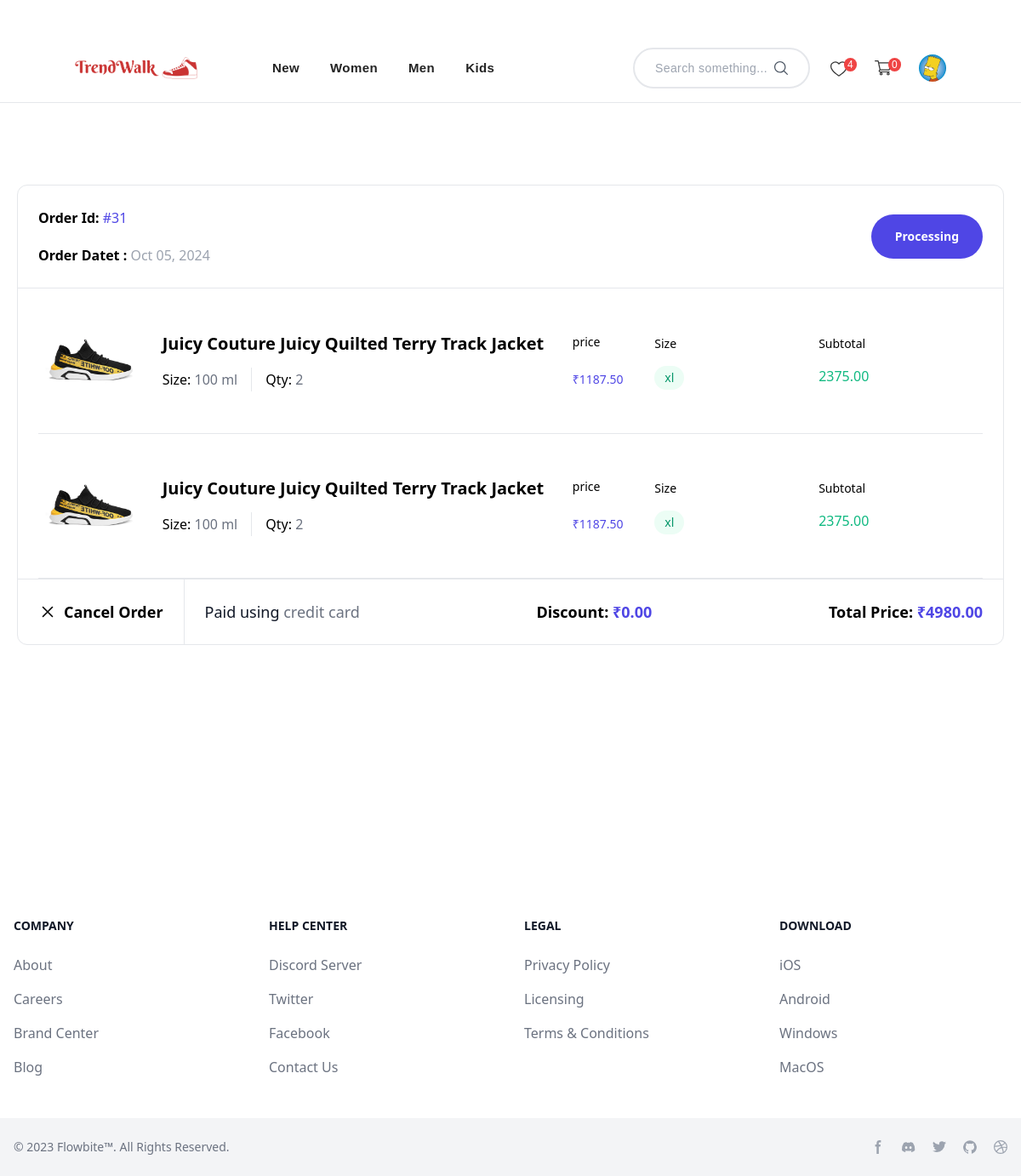
Screenshot of /orders/order-view/31 (signed in) with the database file from the repository.
### category/models.py (models this page shows, shortened)
class MainCategory(models.Model):
    name = models.CharField(max_length=100)
    description = models.TextField(blank=True, null=True)
    slug = models.SlugField(unique=True)

### accounts/models.py (models this page shows, shortened)
class Profile(models.Model):
    user = models.OneToOneField(User, on_delete=models.CASCADE)
    image = models.ImageField(upload_to='avatars/', null=True, blank=True)
    pickup_name = models.CharField(max_length=50, null=True, blank=True)
    phone = models.CharField(max_length=10, null=True, blank=True)
    country = models.CharField(max_length=30, null=True, blank=True)
    city = models.CharField(max_length=30, null=True, blank=True)
    delivery_address = models.TextField( null=True, blank=True)
    company_name = models.CharField(max_length=50, null=True, blank=True)
    email = models.EmailField()
    @property
    def avatar(self):
        try:
            avatar = self.image.url
        except:
            avatar = static('images/avatar.jpg')
        return avatar
    @property
    def email(self):
        email = self.user.email
        return  email

### orders/models.py (models this page shows, shortened)
class Order(models.Model):
    user = models.ForeignKey(User, on_delete=models.CASCADE)  # Link to the user
    shipping_name = models.CharField(max_length=50, blank=True, null=True)  # Shipping name
    shipping_email = models.EmailField(blank=True, null=True)  # Shipping email
    country = models.CharField(max_length=50, blank=True, null=True)  # Country
    state = models.CharField(max_length=50, blank=True, null=True)  # State
    city = models.CharField(max_length=50, blank=True, null=True)   # City
    street = models.CharField(max_length=50, blank=True, null=True)   # Shipping address
    pincode = models.CharField(max_length=10, blank=True, null=True)  # Postal code (Pincode)
    shipping_phone = models.CharField(max_length=10, blank=True, null=True)  # Phone number
    discount = models.DecimalField(max_digits=10, decimal_places=2, default=0, null=True, blank=True)  # Discount on the order
    subtotal = models.DecimalField(max_digits=10, decimal_places=2, default=0, null=True, blank=True)  # Subtotal before discount
    total_amount = models.DecimalField(max_digits=10, decimal_places=2, default=0, null=True, blank=True)  # Total amount after discount
    payment_method = models.CharField(max_length=50, blank=True, null=True)  # Payment method
    items = models.ManyToManyField(CartItem)  # Related cart items
    order_date = models.DateTimeField(default=timezone.now)  # Order date and time
    STATUS_CHOICES = [
        ('Pending', 'Pending'),
        ('Processing', 'Processing'),
        ('Shipping', 'Shipping'),
        ('Completed', 'Completed'),
        ('Cancelled', 'Cancelled'),
    ]
    status = models.CharField(max_length=20, choices=STATUS_CHOICES, default='Pending')
    is_finished = models.BooleanField(default=False)

class OrderDetails(models.Model):
    order = models.ForeignKey(Order, on_delete=models.CASCADE)
    product = models.ForeignKey(Product, on_delete=models.CASCADE)
    quantity = models.PositiveIntegerField(default=1)
    size = models.ForeignKey(Size, on_delete=models.CASCADE, null=True, blank=True)  # Link to the selected size
    price = models.DecimalField(max_digits=10, decimal_places=2)
    total = models.DecimalField(max_digits=10, decimal_places=2)

### product/models.py (models this page shows, shortened)
class Product(models.Model):
    name = models.CharField(max_length=255)
    small_description = HTMLField(blank=True, null=True)
    description = HTMLField(blank=True, null=True)
    normal_price = models.DecimalField(max_digits=10, decimal_places=2)  # Original price
    discount = models.DecimalField(max_digits=5, decimal_places=2, default=0)  # Discount amount
    final_price = models.DecimalField(max_digits=10, decimal_places=2, editable=False)  # Final price after discount
    sku = models.CharField(max_length=100, unique=True)  # Stock Keeping Unit
    stock = models.PositiveIntegerField()  # Available stock
    image = models.ImageField(upload_to='products/')  # Main product image
    extra_images = models.ImageField(upload_to='products/extra/', blank=True, null=True)  # Extra image 1
    extra_image_2 = models.ImageField(upload_to='products/extra/', blank=True, null=True)  # Extra image 2
    extra_image_3 = models.ImageField(upload_to='products/extra/', blank=True, null=True)  # Extra image 3
    extra_image_4 = models.ImageField(upload_to='products/extra/', blank=True, null=True)  # Extra image 4
    sub_category = models.ForeignKey(SubCategory, on_delete=models.CASCADE, related_name='products')  # Related sub-category
    main_category = models.ForeignKey(MainCategory, on_delete=models.CASCADE, related_name='products', null=True, blank=True)  # Related main category
    super_category = models.ForeignKey(SuperCategory, on_delete=models.CASCADE, related_name='products', null=True, blank=True)  # Related super category
    slug = models.SlugField(unique=True)  # Slug for SEO-friendly URLs
    sizes = models.ManyToManyField(Size, related_name='products')  # Many-to-many relationship with sizes
    created_at = models.DateTimeField(auto_now_add=True)  # Timestamp when created
    updated_at = models.DateTimeField(auto_now=True)  # Timestamp when updated
    is_active = models.BooleanField(default=True)  # Product availability

### orders/views.py (the view)
# urls.py: path('order-view/<int:order_id>', order_view, name="order_view"),
def order_view(request, order_id):
    orders = get_object_or_404(Order, id=order_id, user=request.user)
    order_details_list = OrderDetails.objects.filter(order=orders)
    for item in order_details_list:
        item.total_price = item.product.final_price * item.quantity
    return render(request, 'orders/order_view.html', {
        'orders': orders,
        'order_details': order_details_list
    })

### orders/templates/orders/order_view.html (shortened to what this page needs)
{% extends "base.html" %}
{% load static %}
{% block content%}
<section class="py-24 relative">
    <div class="w-full max-w-7xl px-4 md:px-5 lg-6 mx-auto">
        <div class="main-box border border-gray-200 rounded-xl pt-6 max-w-xl max-lg:mx-auto lg:max-w-full">
            <div
                class="flex flex-col lg:flex-row lg:items-center justify-between px-6 pb-6 border-b border-gray-200">
                <div class="data">
                    <p class="font-semibold text-base leading-7 text-black">Order Id: <span class="text-indigo-600 font-medium">#{{orders.id}}</span></p>
                    <p class="font-semibold text-base leading-7 text-black mt-4">Order Datet : <span class="text-gray-400 font-medium">{{orders.order_date|date:"M d, Y" }} </span></p>
                </div>
                {% if orders.status == "Cancelled" %}
                <button
                    class="rounded-full py-3 px-7 font-semibold text-sm leading-7 text-white bg-red-600 max-lg:mt-5 shadow-sm shadow-transparent transition-all duration-500 hover:bg-red-700 hover:shadow-red-400">
                    {{orders.status}}</button>
                {% elif orders.status == "Completed" %}
                <button
                    class="rounded-full py-3 px-7 font-semibold text-sm leading-7 text-white bg-green-600 max-lg:mt-5 shadow-sm shadow-transparent transition-all duration-500 hover:bg-green-700 hover:shadow-green-400">
                    {{orders.status}}</button>
                {% else %}
                <button
                class="rounded-full py-3 px-7 font-semibold text-sm leading-7 text-white bg-indigo-600 max-lg:mt-5 shadow-sm shadow-transparent transition-all duration-500 hover:bg-indigo-700 hover:shadow-indigo-400">
                {{orders.status}}</button>
                {% endif %}
            </div>
            <div class="w-full px-3 min-[400px]:px-6">
                {% for item in order_details %}
                <div class="flex flex-col lg:flex-row items-center py-6 border-b border-gray-200 gap-6 w-full">
                    <div class="img-box max-lg:w-full">
                        <img src="{{item.product.image.url}}" alt="Premium Watch image"
                            class="aspect-square w-full lg:max-w-[140px] rounded-xl object-cover">
                    </div>
                    <div class="flex flex-row items-center w-full ">
                        <div class="grid grid-cols-1 lg:grid-cols-2 w-full">
                            <div class="flex items-center">
                                <div class="">
                                    <h2 class="font-semibold text-xl leading-8 text-black mb-3">
                                        {{item.product.name}}</h2>
                                    <div class="flex items-center ">
                                        <p
                                            class="font-medium text-base leading-7 text-black pr-4 mr-4 border-r border-gray-200">
                                            Size: <span class="text-gray-500">100 ml</span></p>
                                        <p class="font-medium text-base leading-7 text-black ">Qty: <span
                                                class="text-gray-500">{{item.quantity}} </span></p>
                                    </div>
                                </div>
                            </div>
                            <div class="grid grid-cols-5">
                                <div class="col-span-5 lg:col-span-1 flex items-center max-lg:mt-3">
                                    <div class="flex gap-3 lg:block">
                                        <p class="font-medium text-sm leading-7 text-black">price</p>
                                        <p class="lg:mt-4 font-medium text-sm leading-7 text-indigo-600">₹{{item.product.final_price}}</p>
                                    </div>
                                </div>
                                <div class="col-span-5 lg:col-span-2 flex items-center max-lg:mt-3 ">
                                    <div class="flex gap-3 lg:block">
                                        <p class="font-medium text-sm leading-7 text-black">Size
                                        </p>
                                        <p
                                            class="font-medium text-sm leading-6 whitespace-nowrap py-0.5 px-3 rounded-full lg:mt-3 bg-emerald-50 text-emerald-600">
                                            xl</p>
                                    </div>
                                </div>
                                <div class="col-span-5 lg:col-span-2 flex items-center max-lg:mt-3">
                                    <div class="flex gap-3 lg:block">
                                        <p class="font-medium text-sm whitespace-nowrap leading-6 text-black">
                                            Subtotal</p>
                                        <p class="font-medium text-base whitespace-nowrap leading-7 lg:mt-3 text-emerald-500">
                                            {{ item.total_price|floatformat:2 }}</p>
                                    </div>
                                </div>
                            </div>
                        </div>
                    </div>
                </div>
                {% endfor %}
            </div>
            <div class="w-full border-t border-gray-200 px-6 flex flex-col lg:flex-row items-center justify-between ">
                <div class="flex flex-col sm:flex-row items-center max-lg:border-b border-gray-200">
                    <form action="{% url 'order_cancel' orders.id %}" method="POST">
                    <button
                        class="flex outline-0 py-6 sm:pr-6  sm:border-r border-gray-200 whitespace-nowrap gap-2 items-center justify-center font-semibold group text-lg text-black bg-white transition-all duration-500 hover:text-indigo-600">
                        <svg class="stroke-black transition-all duration-500 group-hover:stroke-indigo-600" xmlns="http://www.w3.org/2000/svg" width="22" height="22" viewBox="0 0 22 22"
                            fill="none">
                            <path d="M5.5 5.5L16.5 16.5M16.5 5.5L5.5 16.5" stroke="" stroke-width="1.6"
                                stroke-linecap="round" />
                        </svg>
                        Cancel Order
                    </button>
                </form>
                    <p class="font-medium text-lg text-gray-900 pl-6 py-3 max-lg:text-center">Paid using <span class="text-gray-500">{{orders.payment_method}}</span></p>
                </div>
                <p class="font-semibold text-lg text-black py-6">Discount: <span class="text-indigo-600"> ₹{{orders.discount}}</span></p>
                <p class="font-semibold text-lg text-black py-6">Total Price: <span class="text-indigo-600"> ₹{{orders.total_amount}}</span></p>
            </div>
        </div>
    </div>
</section>
{% endblock %}

### templates/includes/header.html (shortened to what this page needs)
{% load static %}
<header class=' flex flex-col gap-3 md:flex-row bg-white border-b py-4 sm:px-8 px-6 font-[sans-serif] min-h-[80px] mx-auto tracking-wide relative z-50 mt-10 justify-center'>
    <div class=' container flex flex-wrap items-center lg:gap-y-2 gap-4 w-full'>
      <a href="{% url 'home' %}"><img src="{% static 'images/logo-1.png' %}" alt="logo" class='w-36' />
      </a>
      <div id="collapseMenu"
        class='lg:ml-10 max-lg:hidden lg:!block max-lg:before:fixed max-lg:before:bg-black max-lg:before:opacity-50 max-lg:before:inset-0 max-lg:before:z-50'>
        <ul
          class='lg:flex lg:gap-x-3 max-lg:space-y-3 max-lg:fixed max-lg:bg-white max-lg:w-1/2 max-lg:min-w-[300px] max-lg:top-0 max-lg:left-0 mx-5 max-lg:p-6 max-lg:h-full max-lg:shadow-md max-lg:overflow-auto z-50'>
          <li class='max-lg:border-b max-lg:py-3 px-3'><a href="{% url 'latest_product' %}"
              class='text-[#232323] hover:text-[#007bff] text-[15px] block font-semibold'>New</a></li>
          {% for main_categories in main_categories%}
          <li class='max-lg:border-b max-lg:py-3 px-3'>
            <a href="{% url 'main_category' slug=main_categories.slug %}"
               class='text-[#232323] hover:text-[#007bff] text-[15px] block font-semibold'>
                {{ main_categories.name }}
            </a>
        </li>
            {% endfor %}
        </ul>
      </div>
      <div class="flex gap-x-6 gap-y-4 ml-auto">
        <div class="flex border-2 focus-within:border-gray-400 rounded-full px-6 py-3 overflow-hidden max-w-52 max-lg:hidden">
          <form method="GET" action="{% url 'search' %}" class="w-full flex">
            <input
              type="text"
              name="q"
              placeholder="Search something..."
              class="w-full text-sm bg-transparent outline-none pr-2"
              required
            />
            <button type="submit">
            </button>
          </form>
        </div>
        <div class='flex items-center space-x-8'>
          <span class="relative">
            <a href="{% url 'wishlist' %}">
          </a>
            <span class="absolute left-auto -ml-1 top-0 rounded-full bg-red-500 px-1 py-0 text-xs text-white">{{wishlist_count }}</span>
          </span>
          <span class="relative">
            <a href="{% url 'cart' %}">
          </a>
            <span class="absolute left-auto -ml-1 top-0 rounded-full bg-red-500 px-1 py-0 text-xs text-white">{{cart_item_count}}</span>
          </span>
          <span class="relative flex">
            {% if request.user.is_authenticated %}
           <a href="{% url 'profile' %}"> <img src="{{profile.avatar}}" alt="logo" class='w-8 rounded-full' /></a>
            {% else %}
            <a href="{% url 'account_login' %}"><button>Login</button></a>
            {% endif %}
          </span>
        </div>
      </div>
    </div>
      {% include 'particles/togglemenu.html' %}
  </header>

### rows the page displays
MainCategory: name "Women"
MainCategory: name "Men"
MainCategory: name "Kids"
Profile: avatar (picture)
Order: id "31", order_date "Oct 05, 2024", status "Processing", payment_method "credit card", discount "0.00", total_amount "4980.00"
OrderDetails: product.image (picture), product.name "Juicy Couture Juicy Quilted Terry Track Jacket", quantity "2", product.final_price "1187.50", total_price "2375.00"
OrderDetails: product.image (picture), product.name "Juicy Couture Juicy Quilted Terry Track Jacket", quantity "2", product.final_price "1187.50", total_price "2375.00"

### other values shown
{{ wishlist_count }} "4"
{{ cart_item_count }} "0"
